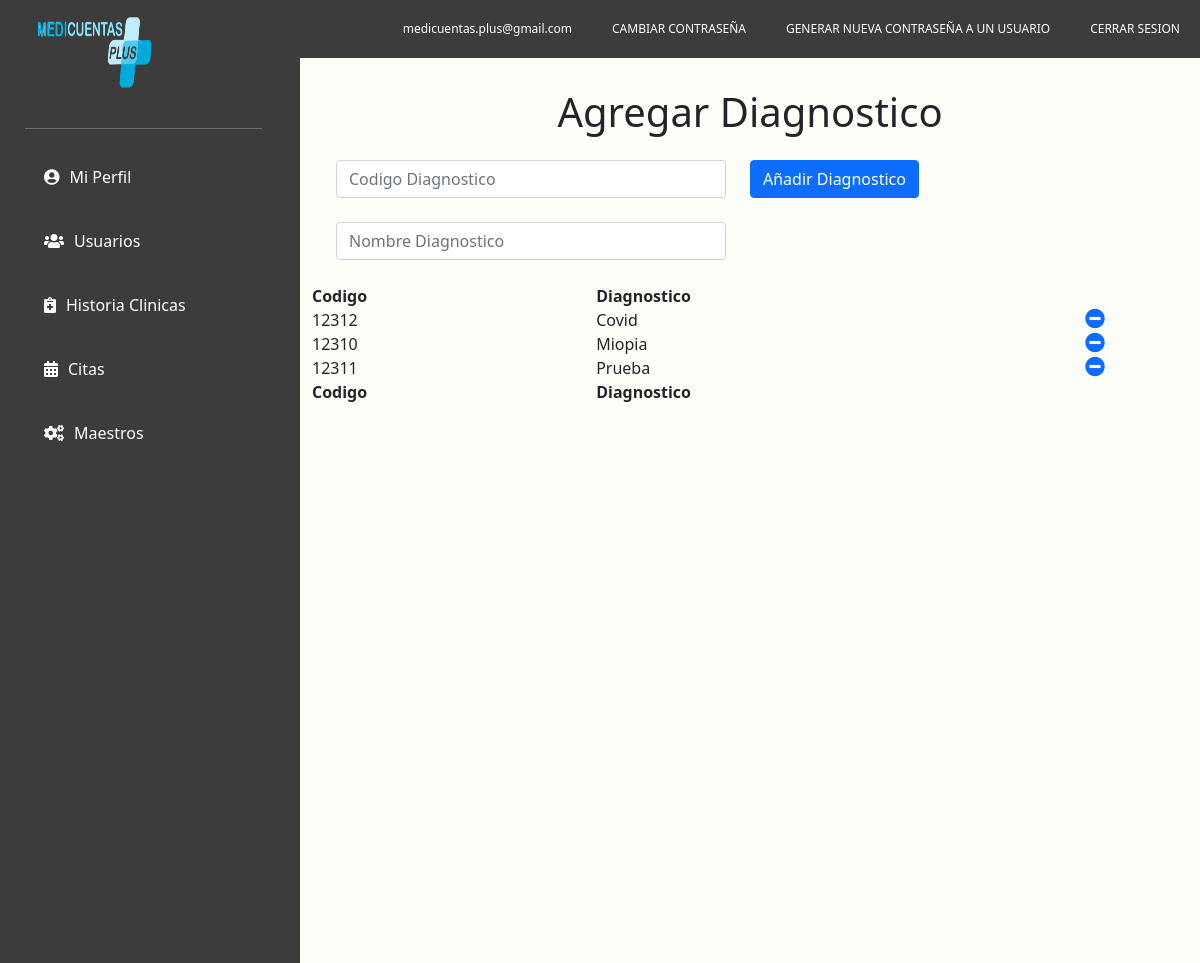
The page /maestros/diagnosticos (signed in) on the database as committed earlier.
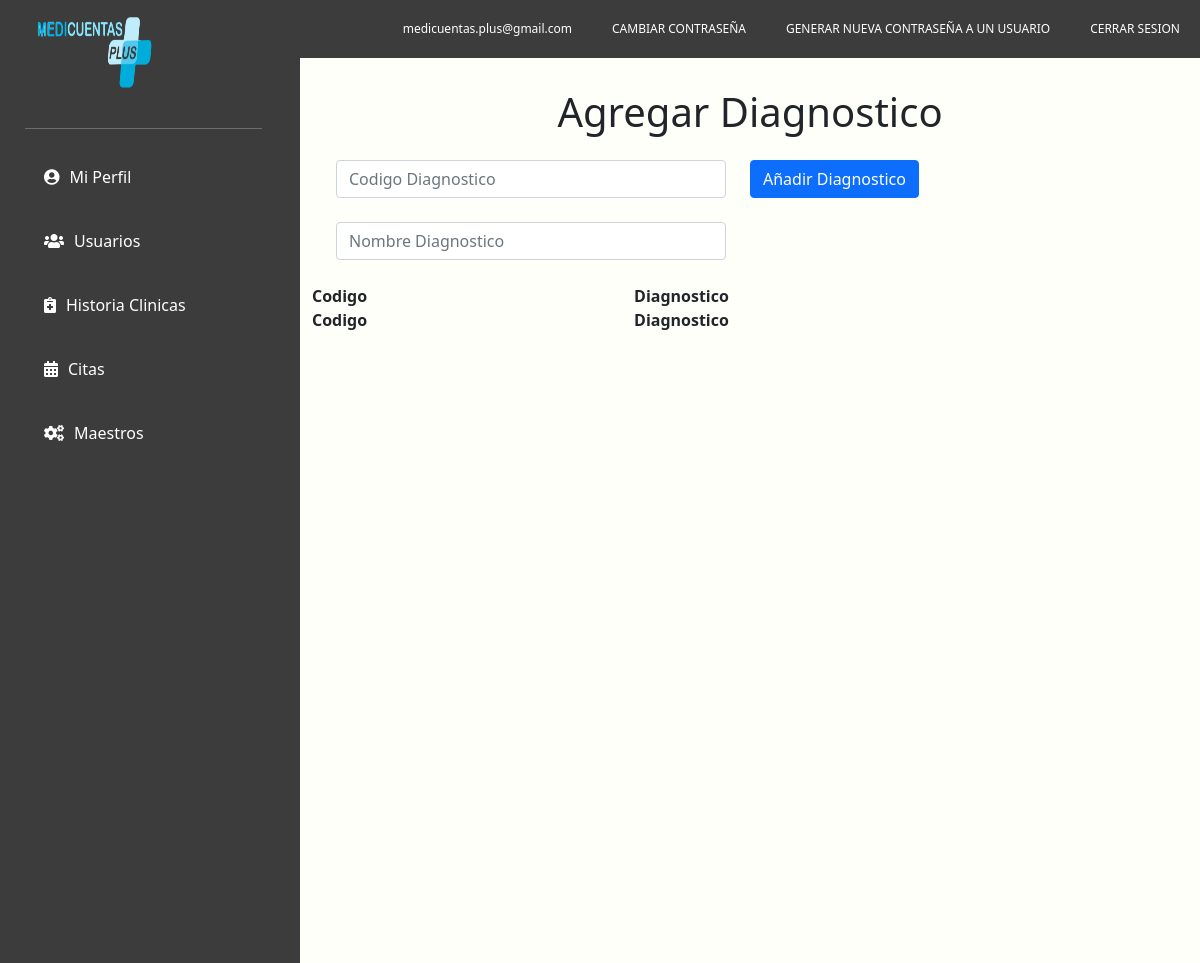
The same page on the database as committed later.
### modelos/models.py (models this page shows)
class Diagnostico(models.Model):
    codigo = models.CharField(max_length=1000, blank=True, null=True)
    diagnostico = models.CharField(max_length=1000, blank=True, null=True)

### modelos/views.py (the view, shortened to what this page needs)
# urls.py: path('maestros/diagnosticos',diagnosticos),
def diagnosticos(request):
    if request.session.get('validar') == False:
        return redirect('/')
    else:
        usuario = Usuario.objects.get(id=request.session.get('user'))
        if usuario.rol == "Administrador":
            diagnosticos = Diagnostico.objects.all()
            validar = 0
            return render(request,"diagnosticos.html",{"usuario":usuario,"diagnosticos":diagnosticos,"validar":validar,"sesion":request.session.get('validar')})
        else:
            return redirect('/dashboard')

### modelos/templates/diagnosticos.html (shortened to what this page needs)
<!doctype html>
<html lang="en">
{% load static %}
<head>
    {% load static %}
    {% block head %}
    {% include "head.html" %}
    {% endblock %}
    <link rel="stylesheet" type="text/css" href="https://cdn.datatables.net/v/dt/dt-1.11.2/datatables.min.css" />
</head>
<body>
    <header>
        {% block header %}
        {% include "header.html" %}
        {% endblock %}
    </header>
    <main>
        <div class="container-fluid">
            <div class="row">
                <div class="col-3">
                    {% block main %}
                    {% include "main.html" %}
                    {% endblock %}
                </div>
                <div class="col-9" id="col-9">
                    <div id="titulo">
                        <h1>Agregar Diagnostico</h1>
                    </div>
                    <form method="POST" action="/maestros/diagnosticos">
                        <div class="row container-fluid mt-4" id="formularionormal">
                            <div class="col-6">
                                <div class="input-group mb-4" id="maestros">
                                    <input type="text" name="codigo" class="form-control" id="validationDefaultUsername"
                                        aria-describedby="inputGroupPrepend2" placeholder="Codigo Diagnostico" required>
                                </div>
                                <div class="input-group" id="maestros">
                                    <input type="text" name="diagnostico" class="form-control"
                                        id="validationDefaultUsername" aria-describedby="inputGroupPrepend2"
                                        placeholder="Nombre Diagnostico" required>
                                </div>
                            </div>
                            <div class="col-6 mb-4" id="maestros">
                                <button type="submit" class="btn btn-primary">Añadir Diagnostico</button>
                            </div>
                        </div>
                        <div class="mt-4" id="maestros">
                            <table id="example" class="display nowrap" style="width:100%">
                                <thead>
                                    <tr>
                                        <th>Codigo</th>
                                        <th>Diagnostico</th>
                                        <th></th>
                                    </tr>
                                </thead>
                                <tbody>
                                    {% for diagnostico in diagnosticos%}
                                    <tr>
                                        <td>{{diagnostico.codigo}}</td>
                                        <td>{{diagnostico.diagnostico}}</td>
                                        <td><a href="/maestros/diagnosticos/{{diagnostico.id}}"><i
                                                    class="fas fa-minus-circle" style="font-size: 20px;"></i></a></td>
                                    </tr>
                                    {% endfor %}
                                </tbody>
                                <tfoot>
                                    <tr>
                                        <th>Codigo</th>
                                        <th>Diagnostico</th>
                                        <th></th>
                                    </tr>
                                </tfoot>
                            </table>
                        </div>
                    </form>
                </div>
            </div>
        </div>
    </main>
</body>
</html>

Rows that differ between the two databases and show on the page:
removed Diagnostico: codigo "12312", diagnostico "Covid"
removed Diagnostico: codigo "12310", diagnostico "Miopia"
removed Diagnostico: codigo "12311", diagnostico "Prueba"
